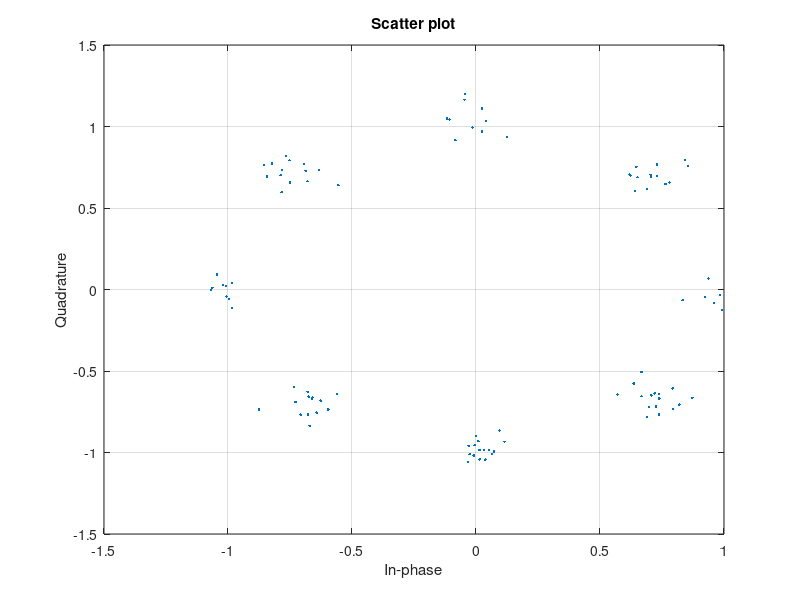
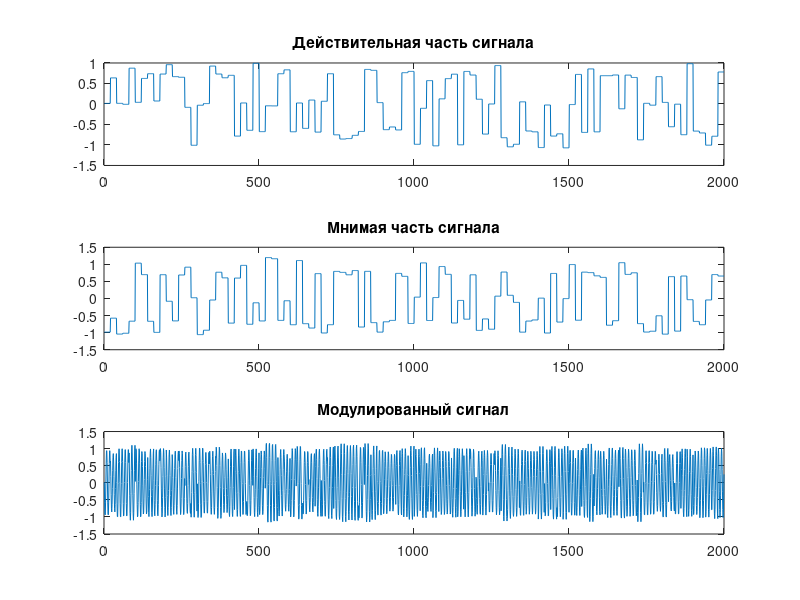

Here is the MATLAB script that generated these plots, in order: (Note: this script raises an error after producing the figures.)
clear, clc, close all

fs = 10000;
ts = 0: 1/fs: 0.2-1/fs;
N = length(ts);

%% 8PSK
fc = 1000;
M = 8;
Nd = 100;
bit_size = N / Nd;% длина одного бита в отсчётах
data =  randi([0 M-1],Nd,1).'; % количество отсчётов на бит

% Преобразование Gray в Natural Binary для PSK, вместо  pskmod
bin_gray = de2bi(data, 3, 'right-msb');
bin_natural = zeros(size(bin_gray));
for i = 1:Nd
    for j = 3:-1:1
        if j == 3
            bin_natural(i, 3) = bin_gray(i, 3);
        else
            bin_natural(i, j) = bitxor(bin_natural(i, j+1), bin_gray(i, j));
        end
    end
end
pdata =  exp(1i*2*pi/M *bi2de(bin_natural, 'right-msb')).'; % Массив комплексных чисел
pdata = awgn(pdata,20);% Добавить белый Гауссов шум
scatterplot(pdata), grid on;

qmod = repelem(pdata,bit_size);
i = real(qmod).*cos(2*pi*fc*ts);
q = imag(qmod).*sin(2*pi*fc*ts);
y= i +q;

figure 
subplot(3,1,1)
plot(real(qmod))
title('Действительная часть сигнала')
subplot(3,1,2)
plot(imag(qmod))
title('Мнимая часть сигнала')
subplot(3,1,3)
plot(y)
title('Модулированный сигнал')

%% 8PSK демодуляция

io = 2*y.*cos(2*pi*fc*ts);
qo = 2*y.*sin(2*pi*fc*ts);

filer_8psk = psk_filter_lowpass;
iof = round(conv(filer_8psk.Numerator,io));
qof = round(conv(filer_8psk.Numerator,qo));

figure
subplot(2,1,1)
plot(iof)
title('Синфазная составляющая демодулированного сигнала после ФНЧ')
subplot(2,1,2)
plot(qof)
title('Квадратурная составляющая демодулированного сигнала после ФНЧ')

of = complex(iof, qof);
fir_delay = round(length(filer_8psk.Numerator)/2);
of_dec = of(fir_delay+round(bit_size/2):bit_size:length(of)-fir_delay);

% Преобразование Natural Binary в Gray для демодуляция PSK, вместо pskdemod
edges = zeros(size(of_dec));
data_received = zeros(size(of_dec));
for i = 1: length(of_dec)
    edges(i) = angle(of_dec(i));
    if edges(i) < 0
        edges(i) = edges(i) + 2*pi;
    end
    data_received(i) = bitxor(edges(i)/(2*pi/M),floor(edges(i)/(2*pi/M)/2));
end

% Сравниваем результаты
figure
plot(data,'b-'), grid on, hold on
plot(data_received,'x','LineWidth',2)
title('Сравнение закодированных (переданных) и декодированных (принятых) данных')
legend({'Переданные данные';'Принятые данные'})
